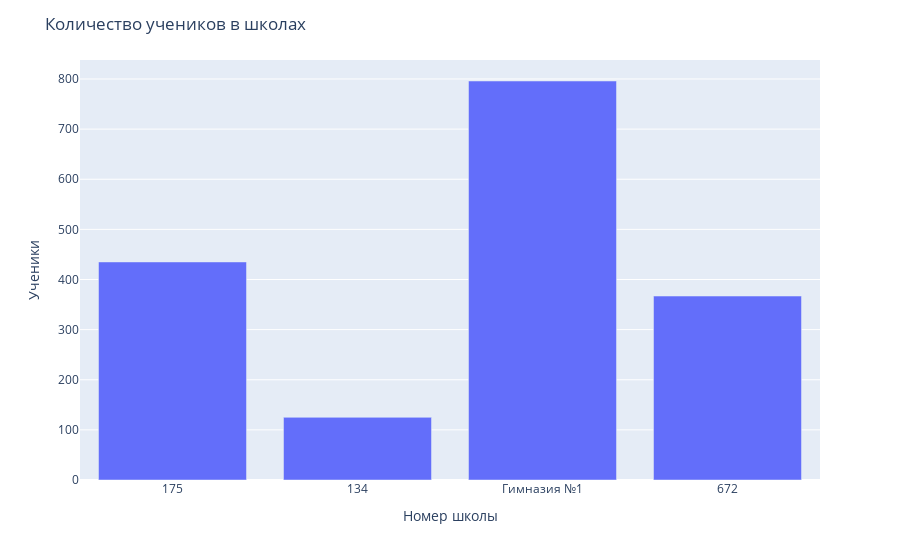

The code cell stored with this chart in its notebook:
### Markdown cell above
3. Построить  столбчатую  диаграмму  (.bar)  с  использованием  модуля 
graph_objs из библиотеки Plotly со следующими параметрами: 
3.1.  По оси Х указать дату или название, по оси У указать количественный 
показатель.

### Code cell
import plotly.graph_objs as go
import plotly.express as px

sch=["175", "134", "Гимназия №1", "672"]
child=[435, 125, 796, 367]

fig = px.bar(x=sch, y=child)

fig.update_layout(
    title="Количество учеников в школах",
    xaxis_title="Номер школы",
    yaxis_title="Ученики"
)
fig.show()

### Figure 1 — Plotly figure (JSON) as saved in the notebook; plotly's stock layout.template omitted (floating-point values rounded to 4 significant figures)
{"data": [{"alignmentgroup": "True", "hovertemplate": "x=%{x}<br>y=%{y}<extra></extra>", "legendgroup": "", "marker": {"color": "#636efa", "pattern": {"shape": ""}}, "name": "", "offsetgroup": "", "orientation": "v", "showlegend": false, "textposition": "auto", "type": "bar", "x": ["175", "134", "Гимназия №1", "672"], "xaxis": "x", "y": [435, 125, 796, 367], "yaxis": "y"}], "layout": {"barmode": "relative", "legend": {"tracegroupgap": 0}, "margin": {"t": 60}, "title": {"text": "Количество учеников в школах"}, "xaxis": {"anchor": "y", "domain": [0, 1], "title": {"text": "Номер школы"}}, "yaxis": {"anchor": "x", "domain": [0, 1], "title": {"text": "Ученики"}}}}
